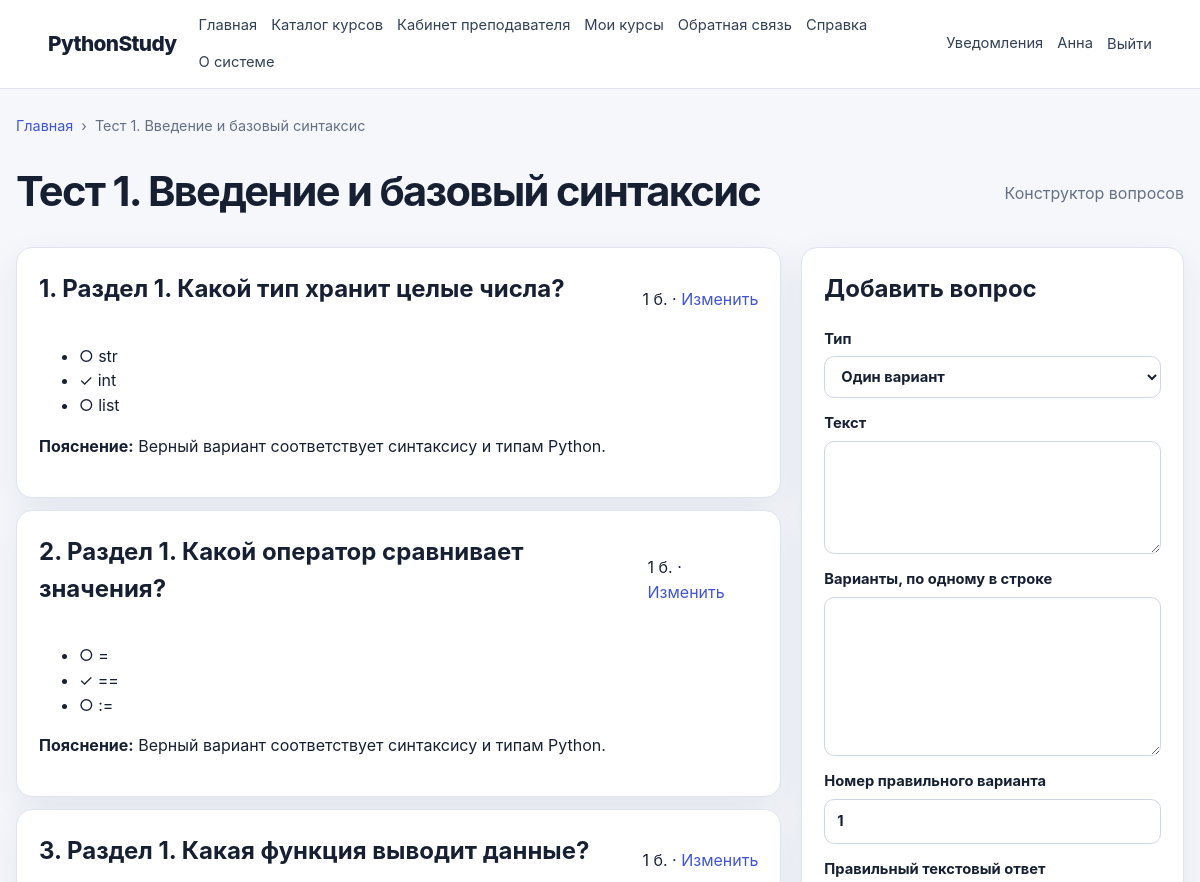
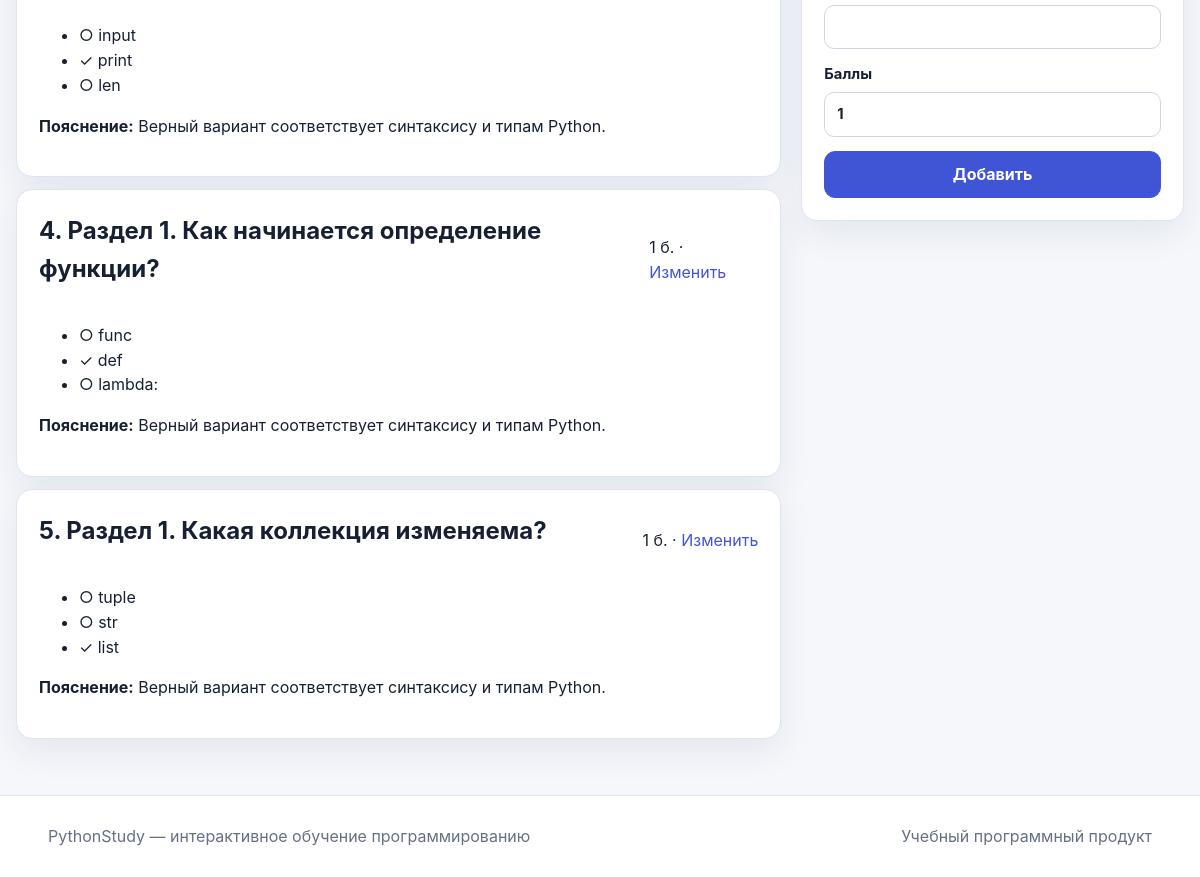
The page /teacher/quizzes/1/questions (signed in) on the database its author committed (2 pictures, top to bottom).
### app/models/user.py (models this page shows, shortened)
class User(UserMixin, TimestampMixin, db.Model):
    __tablename__ = "users"
    id = db.Column(db.BigInteger().with_variant(db.Integer, "sqlite"), primary_key=True)
    role_id = db.Column(db.BigInteger().with_variant(db.Integer, "sqlite"), db.ForeignKey("roles.id"), nullable=False)
    username = db.Column(db.String(80), unique=True, index=True)
    email = db.Column(db.String(255), unique=True, nullable=False, index=True)
    password_hash = db.Column(db.String(255), nullable=False)
    last_name = db.Column(db.String(100), nullable=False)
    first_name = db.Column(db.String(100), nullable=False)
    middle_name = db.Column(db.String(100))
    avatar_path = db.Column(db.String(500))
    status = db.Column(db.String(30), default="active", nullable=False, index=True)
    is_email_verified = db.Column(db.Boolean, default=False, nullable=False)
    last_login_at = db.Column(db.DateTime(timezone=True))
    role = db.relationship("Role", back_populates="users")
    taught_courses = db.relationship("Course", back_populates="teacher", foreign_keys="Course.teacher_id")
    enrollments = db.relationship("CourseEnrollment", back_populates="user", cascade="all, delete-orphan")
    lesson_progress = db.relationship("LessonProgress", back_populates="user", cascade="all, delete-orphan")
    submissions = db.relationship("Submission", back_populates="user", cascade="all, delete-orphan", foreign_keys="Submission.user_id")
    quiz_attempts = db.relationship("QuizAttempt", back_populates="user", cascade="all, delete-orphan")
    notifications = db.relationship("Notification", back_populates="user", cascade="all, delete-orphan")
    @property
    def is_active_account(self):
        return self.status == "active"
    @property
    def is_active(self):
        return self.is_active_account
    def has_role(self, *codes):
        return bool(self.role and self.role.code in codes)

### app/models/quiz.py (models this page shows)
class Quiz(TimestampMixin, db.Model):
    __tablename__ = "quizzes"
    id = db.Column(db.BigInteger().with_variant(db.Integer, "sqlite"), primary_key=True)
    lesson_id = db.Column(db.BigInteger().with_variant(db.Integer, "sqlite"), db.ForeignKey("lessons.id"))
    course_id = db.Column(db.BigInteger().with_variant(db.Integer, "sqlite"), db.ForeignKey("courses.id"))
    created_by = db.Column(db.BigInteger().with_variant(db.Integer, "sqlite"), db.ForeignKey("users.id"), nullable=False)
    title = db.Column(db.String(255), nullable=False)
    description = db.Column(db.Text)
    time_limit_minutes = db.Column(db.Integer)
    passing_score = db.Column(db.Integer, default=70, nullable=False)
    max_attempts = db.Column(db.Integer, default=3, nullable=False)
    randomize_questions = db.Column(db.Boolean, default=False, nullable=False)
    randomize_options = db.Column(db.Boolean, default=False, nullable=False)
    show_correct_answers = db.Column(db.Boolean, default=True, nullable=False)
    status = db.Column(db.String(30), default="draft", nullable=False)
    is_required = db.Column(db.Boolean, default=True, nullable=False)
    lesson = db.relationship("Lesson", back_populates="quizzes")
    course = db.relationship("Course", back_populates="quizzes")
    author = db.relationship("User", foreign_keys=[created_by])
    questions = db.relationship("QuizQuestion", back_populates="quiz", cascade="all, delete-orphan", order_by="QuizQuestion.order_index")
    attempts = db.relationship("QuizAttempt", back_populates="quiz", cascade="all, delete-orphan")

class QuizQuestion(db.Model):
    __tablename__ = "quiz_questions"
    id = db.Column(db.BigInteger().with_variant(db.Integer, "sqlite"), primary_key=True)
    quiz_id = db.Column(db.BigInteger().with_variant(db.Integer, "sqlite"), db.ForeignKey("quizzes.id"), nullable=False)
    question_type = db.Column(db.String(40), nullable=False)
    question_text = db.Column(db.Text, nullable=False)
    code_snippet = db.Column(db.Text)
    correct_text_answer = db.Column(db.Text)
    explanation = db.Column(db.Text)
    points = db.Column(db.Integer, default=1, nullable=False)
    order_index = db.Column(db.Integer, default=1, nullable=False)
    quiz = db.relationship("Quiz", back_populates="questions")
    options = db.relationship("QuizOption", back_populates="question", cascade="all, delete-orphan", order_by="QuizOption.order_index")
    answers = db.relationship("QuizAnswer", back_populates="question")

class QuizOption(db.Model):
    __tablename__ = "quiz_options"
    id = db.Column(db.BigInteger().with_variant(db.Integer, "sqlite"), primary_key=True)
    question_id = db.Column(db.BigInteger().with_variant(db.Integer, "sqlite"), db.ForeignKey("quiz_questions.id"), nullable=False)
    option_text = db.Column(db.Text, nullable=False)
    is_correct = db.Column(db.Boolean, default=False, nullable=False)
    order_index = db.Column(db.Integer, default=1, nullable=False)
    question = db.relationship("QuizQuestion", back_populates="options")

### app/teacher/routes.py (the view, shortened to what this page needs)
@bp.route("/quizzes/<int:quiz_id>/questions", methods=["GET", "POST"])
@roles_required("teacher", "admin")
def quiz_questions(quiz_id):
    quiz = Quiz.query.get_or_404(quiz_id)
    _own_course(quiz.course_id or quiz.lesson.module.course_id)
    return render_template("teacher/quiz_form.html", quiz=quiz, breadcrumbs=[("Главная", "public.index"), (quiz.title, None)])

### app/context_processors.py (called while the page is built)
def inject_global_context():
    return {
        "current_path": request.path,
        "is_authenticated": current_user.is_authenticated,
    }

### app/teacher/routes.py (called while the page is built)
def _own_course(course_id):
    query = Course.query.filter_by(id=course_id)
    if not current_user.has_role("admin"):
        query = query.filter_by(teacher_id=current_user.id)
    return query.first_or_404()

### app/templates/teacher/quiz_form.html (shortened to what this page needs)
{% extends 'base.html' %}
{% block content %}
  <div class="page-title">
    <h1>{{ quiz.title }}</h1>
    <p>Конструктор вопросов</p>
  </div>
  <div class="split">
    <section class="stack">
      {% for question in quiz.questions %}
        <article class="panel">
          <div class="section-heading">
            <h2>{{ loop.index }}. {{ question.question_text }}</h2>
            <div>
              <span>{{ question.points }} б.</span> · <a href="{{ url_for('teacher.quiz_question_edit', question_id=question.id) }}">Изменить</a>
            </div>
          </div>
          <ul>
            {% for option in question.options %}
              <li>{{ '✓' if option.is_correct else '○' }} {{ option.option_text }}</li>
            {% endfor %}
          </ul>
          {% if question.explanation %}
            <p>
              <strong>Пояснение:</strong> {{ question.explanation }}
            </p>
          {% endif %}
        </article>
      {% else %}
        <div class="empty">Вопросов нет.</div>
      {% endfor %}
    </section>
    <aside class="panel">
      <h2>Добавить вопрос</h2>
      <form method="post">
        <label>
          Тип
          <select name="question_type">
            <option value="single_choice">Один вариант</option>
          </select>
        </label>
        <label>
          Текст<textarea name="question_text" rows="4" required></textarea>
        </label>
        <label>
          Варианты, по одному в строке<textarea name="options" rows="6"></textarea>
        </label>
        <label>
          Номер правильного варианта
          <input name="correct_option" value="1">
        </label>
        <label>
          Правильный текстовый ответ
          <input name="correct_text_answer">
        </label>
        <label>
          Баллы
          <input type="number" name="points" value="1">
        </label>
        <button class="button">Добавить</button>
      </form>
    </aside>
  </div>
{% endblock %}

### app/templates/base.html (shortened to what this page needs)
<!DOCTYPE html>
<html lang="ru">
  <head>
    <link rel="stylesheet" href="{{ url_for('static', filename='css/main.css') }}">
    <link rel="stylesheet" href="{{ url_for('static', filename='css/responsive.css') }}">
  </head>
  <body>
    <header class="topbar">
      <a class="brand" href="{{ url_for('public.index') }}">PythonStudy</a>
      <nav class="main-nav" aria-label="Основное меню">
        <a href="{{ url_for('public.index') }}">Главная</a>
        <a href="{{ url_for('public.courses') }}">Каталог курсов</a>
        {% if current_user.is_authenticated and current_user.has_role('student') %}
          <a href="{{ url_for('student.dashboard') }}">Личный кабинет</a>
          <a href="{{ url_for('student.my_courses') }}">Мои курсы</a>
          <a href="{{ url_for('student.submissions') }}">Решения</a>
          <a href="{{ url_for('student.quiz_attempts') }}">Тесты</a>
          <a href="{{ url_for('student.progress') }}">Прогресс</a>
          <a href="{{ url_for('student.achievements') }}">Достижения</a>
        {% elif current_user.is_authenticated and current_user.has_role('teacher') %}
          <a href="{{ url_for('teacher.dashboard') }}">Кабинет преподавателя</a>
          <a href="{{ url_for('teacher.courses') }}">Мои курсы</a>
        {% elif current_user.is_authenticated and current_user.has_role('admin') %}
          <a href="{{ url_for('admin.dashboard') }}">Администрирование</a>
          <a href="{{ url_for('admin.users') }}">Пользователи</a>
          <a href="{{ url_for('admin.settings') }}">Настройки</a>
        {% endif %}
        <a href="{{ url_for('public.feedback') }}">Обратная связь</a>
        <a href="{{ url_for('public.help_page') }}">Справка</a>
        <a href="{{ url_for('public.about') }}">О системе</a>
      </nav>
      <div class="auth-zone">
        {% if current_user.is_authenticated %}
          <a href="{{ url_for('student.notifications') }}">Уведомления</a>
          <a href="{{ url_for('student.profile') }}">{{ current_user.first_name }}</a>
          <form method="post" action="{{ url_for('auth.logout') }}" class="inline-form">
            <button class="link-button" type="submit">Выйти</button>
          </form>
        {% else %}
          <a href="{{ url_for('auth.login') }}">Войти</a>
          <a class="button small" href="{{ url_for('auth.register') }}">Регистрация</a>
        {% endif %}
      </div>
    </header>
    <main class="page-shell">
      {% include 'partials/breadcrumbs.html' %}
      {% block content %}{% endblock %}
    </main>
    <footer class="footer">
      <div>PythonStudy — интерактивное обучение программированию</div>
      <div>Учебный программный продукт</div>
    </footer>
  </body>
</html>

### app/templates/partials/breadcrumbs.html
{% if breadcrumbs %}
  <nav class="breadcrumbs" aria-label="Хлебные крошки">
    {% for item in breadcrumbs %}
      {% if not loop.last and item[1] %}
        {% if item[1] is string %}
          <a href="{{ url_for(item[1]) }}">{{ item[0] }}</a>
        {% else %}
          <a href="{{ item[1]() }}">{{ item[0] }}</a>
        {% endif %}
        <span>›</span>
      {% else %}
        <span aria-current="page">{{ item[0] }}</span>
      {% endif %}
    {% endfor %}
  </nav>
{% endif %}

### app/static/css/main.css (style rules this page uses)
:root { --bg: #f5f7fb; --surface: #ffffff; --surface-soft: #eef2ff; --text: #172033; --muted: #667085; --line: #dfe4ee; --primary: #4055d6; --primary-dark: #2f43b9; --success: #18794e; --danger: #b42318; --warning: #a15c00; --radius: 16px; --shadow: 0 12px 35px rgba(27, 39, 94, 0.08); }
* { box-sizing: border-box; }
html { scroll-behavior: smooth; }
body { margin: 0; font-family: Inter, -apple-system, BlinkMacSystemFont, "Segoe UI", sans-serif; color: var(--text); background: var(--bg); line-height: 1.55; }
a { color: var(--primary); text-decoration: none; }
button, input, textarea, select { font: inherit; }
button { cursor: pointer; }
.topbar { position: sticky; top: 0; z-index: 20; display: grid; grid-template-columns: auto 1fr auto; align-items: center; gap: 22px; padding: 14px 4vw; background: rgba(255,255,255,.96); border-bottom: 1px solid var(--line); backdrop-filter: blur(14px); }
.brand { font-size: 1.3rem; font-weight: 850; color: var(--text); letter-spacing: -.03em; }
.main-nav, .auth-zone { display: flex; align-items: center; gap: 14px; flex-wrap: wrap; }
.main-nav a, .auth-zone a, .link-button { color: #344054; font-size: .92rem; }
.auth-zone { justify-content: flex-end; }
.inline-form { display: inline; margin: 0; }
.link-button { border: 0; background: transparent; padding: 0; }
.page-shell { width: min(1180px, calc(100% - 32px)); margin: 0 auto; min-height: calc(100vh - 160px); padding: 26px 0 56px; }
.footer { display: flex; justify-content: space-between; gap: 16px; padding: 28px 4vw; color: var(--muted); background: #fff; border-top: 1px solid var(--line); }
.breadcrumbs { display: flex; align-items: center; gap: 8px; margin-bottom: 22px; color: var(--muted); font-size: .9rem; overflow-x: auto; white-space: nowrap; }
.button { display: inline-flex; align-items: center; justify-content: center; gap: 8px; border: 1px solid var(--primary); border-radius: 11px; padding: 10px 16px; background: var(--primary); color: #fff; font-weight: 700; text-decoration: none; transition: .15s ease; }
.actions, .page-title, .section-heading, .dashboard-header { display: flex; align-items: center; justify-content: space-between; gap: 18px; }
.page-title { margin-bottom: 24px; }
.page-title h1, .dashboard-header h1 { margin: 0; font-size: clamp(1.8rem, 4vw, 2.6rem); letter-spacing: -.04em; }
.page-title p, .dashboard-header p { margin: 4px 0 0; color: var(--muted); }
.feature-grid article, .panel { padding: 22px; border: 1px solid var(--line); border-radius: var(--radius); background: var(--surface); box-shadow: var(--shadow); }
.feature-grid h3, .panel h2 { margin-top: 0; }
form { display: grid; gap: 14px; }
label { display: grid; gap: 6px; font-weight: 700; font-size: .92rem; }
input, textarea, select { width: 100%; padding: 10px 12px; border: 1px solid #cfd6e3; border-radius: 10px; background: #fff; color: var(--text); outline: none; }
textarea { resize: vertical; }
.simple-list, .button-stack, .stack, .progress-list, .notification-list, .test-results { display: grid; gap: 12px; }
.split { display: grid; grid-template-columns: minmax(0, 1.6fr) minmax(280px, .8fr); gap: 20px; align-items: start; }

### rows shown on the page
User: first_name "Анна"
Quiz: title "Тест 1. Введение и базовый синтаксис"
QuizQuestion: question_text "Раздел 1. Какой тип хранит целые числа?", points "1", explanation "Верный вариант соответствует синтаксису и типам Python."
QuizOption: is_correct "○", option_text "str"
QuizOption: is_correct "✓", option_text "int"
QuizOption: is_correct "○", option_text "list"
QuizQuestion: question_text "Раздел 1. Какой оператор сравнивает значения?", points "1", explanation "Верный вариант соответствует синтаксису и типам Python."
QuizOption: is_correct "○", option_text "="
QuizOption: is_correct "✓", option_text "=="
QuizOption: is_correct "○", option_text ":="
QuizQuestion: question_text "Раздел 1. Какая функция выводит данные?", points "1", explanation "Верный вариант соответствует синтаксису и типам Python."
QuizOption: is_correct "○", option_text "input"
QuizOption: is_correct "✓", option_text "print"
QuizOption: is_correct "○", option_text "len"
QuizQuestion: question_text "Раздел 1. Как начинается определение функции?", points "1", explanation "Верный вариант соответствует синтаксису и типам Python."
QuizOption: is_correct "○", option_text "func"
QuizOption: is_correct "✓", option_text "def"
QuizOption: is_correct "○", option_text "lambda:"
QuizQuestion: question_text "Раздел 1. Какая коллекция изменяема?", points "1", explanation "Верный вариант соответствует синтаксису и типам Python."
QuizOption: is_correct "○", option_text "tuple"
QuizOption: is_correct "○", option_text "str"
QuizOption: is_correct "✓", option_text "list"

### other values the page prints
{{ item[0] }} "Главная"
